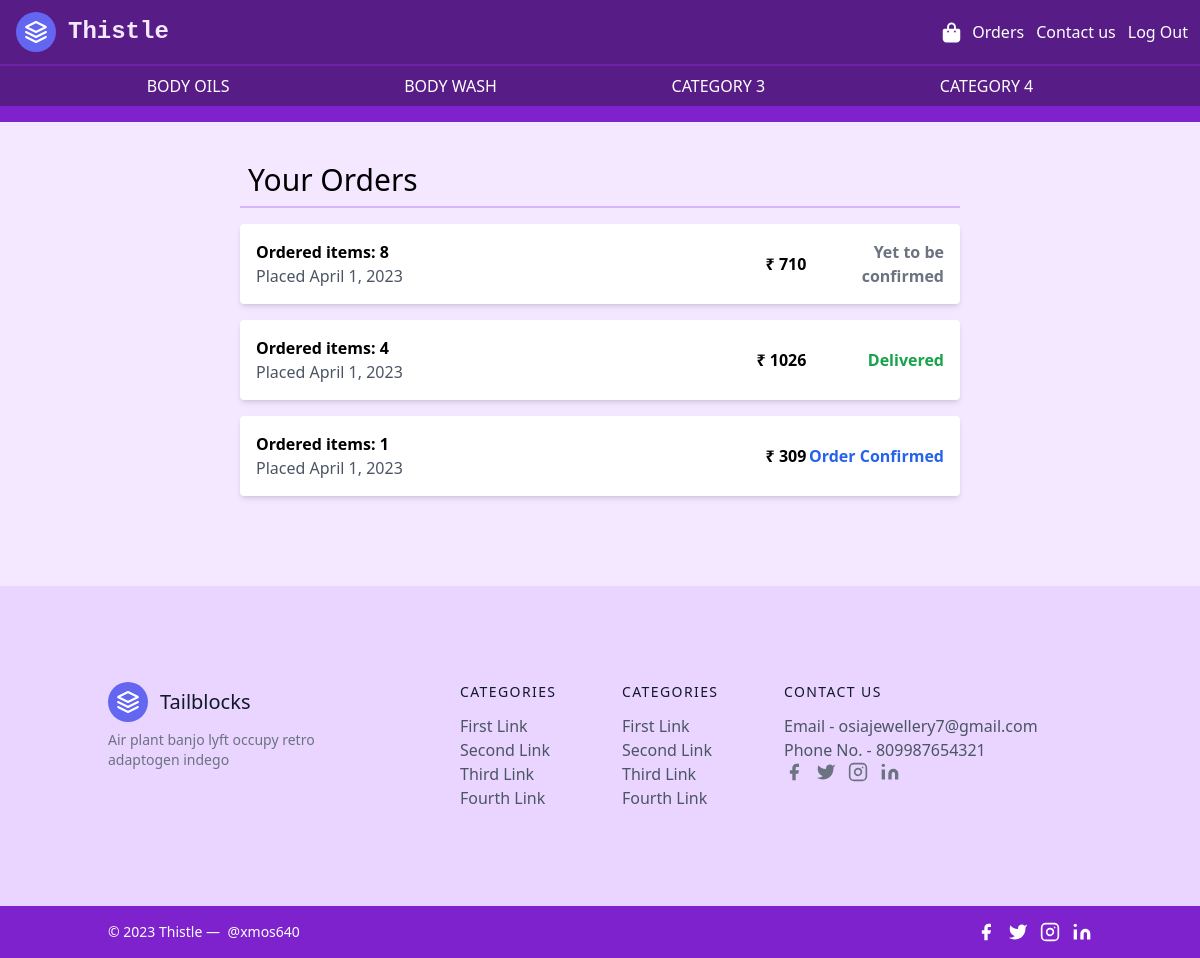
The page /orders/ (signed in) on the database as committed earlier.
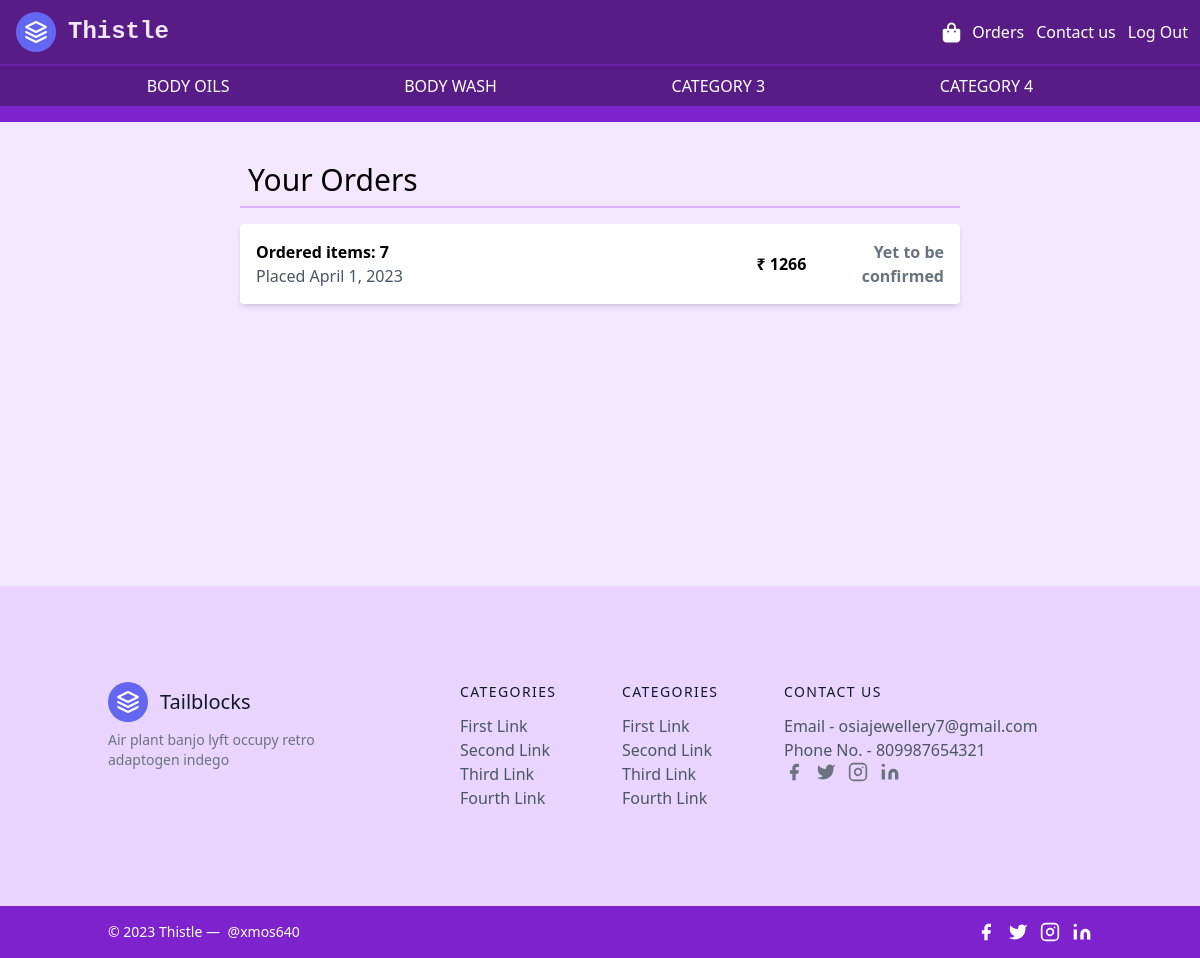
The same page on the database as committed later.
### main/models.py (models this page shows, shortened)
class Orders(models.Model):
    items_json = models.CharField(max_length=2000, default="")
    cart=models.CharField(max_length=5000,default="")
    number_of_items = models.IntegerField(default=0)
    amount = models.IntegerField(default=0)
    name = models.CharField(max_length=100 , default="")
    email = models.CharField(max_length=300, default="")
    Address = models.CharField(max_length=1000, default="")
    postal_code = models.CharField(max_length=20, default="")
    phone_number = models.CharField(max_length=20,default="")
    coupon_used = models.CharField(max_length=50,default="")
    instructions = models.CharField(max_length=2000,default="")
    city = models.CharField(max_length=200,default="")
    payment_ref =models.CharField(max_length=25,default='',primary_key=True)
    delivered = models.BooleanField(default=False)
    dispatched = models.BooleanField(default=False)
    payment_conf = models.BooleanField(default=False)
    timestamp= models.DateField(default=now)
    link = models.CharField(max_length=5000,default='nil')
    declined = models.BooleanField(default=False)
    delivery_date = models.DateField(default=now)

### main/views.py (the view, shortened to what this page needs)
# urls.py: path('orders/',views.orders,name='orders')
def orders(request):
    this_user = 0
    try:
        this_user = request.user.email
        orders = Orders.objects.filter(email = this_user).values()
        allOrders= [order for order in orders]
        allOrders=allOrders[::-1]
        print(allOrders,1)
        for i in allOrders:
            items = (json.loads(i['items_json']))
            i['items_json']=items.values()
        count = len(allOrders)
    except Exception as e:
        allOrders = False
        count = False
    params = {'allOrders':allOrders,'count':count,'announcement':announcement1}
    return render(request, 'orders.html', params)

### main/templates/orders.html (shortened to what this page needs)
{% extends 'basic.html' %}
  {% block body %}
  <main class="w-full min-h-[33vh] p-4 md:px-0 md:py-8" >
    <div class="md:w-3/5 mx-auto flex flex-col" style="min-height: 400px;">
      <h1 class="text-3xl border-b-2 mb-4 border-purple-300 p-2 " >Your Orders</h1>
  {% if allOrders %}
      {% for i in allOrders %}
      <div class="flex items-center bg-white rounded shadow-md mb-4 p-4">
        <div class="w-3/5">
          <a href="/orders/order-id:gikud781{{i.payment_ref}}"><h2 class="font-bold">Ordered items: {{i.number_of_items}}</a></h2>
          <p class="text-gray-600">Placed {{i.timestamp}}</p>
        </div>
        <div class="w-1/5 md:text-right">
          <p class="font-bold">&#8377 {{i.amount}}</p>
        </div>
        {% if i.declined == 1 %}
        <div class="w-1/5 md:text-right text-center">
          <p class="text-red-800 font-bold">Order Declined</p>
        </div>
        {% elif i.delivered == 1 %}
        <div class="w-1/5 md:text-right text-center">
            <p class="text-green-600 font-bold">Delivered</p>
          </div>
        {% elif i.dispatched == 1 %}
        <div class="w-1/5 md:text-right text-center">
            <p class="text-yellow-600 font-bold">On the way</p>
          </div>
        {% elif i.payment_conf == 1 %}
        <div class="w-1/5 md:text-right text-center">
            <p class="text-blue-600 font-bold ">Order Confirmed</p>
          </div>
        {% else %}
        <div class="w-1/5 md:text-right text-center">
            <p class="text-gray-500 font-bold">Yet to be confirmed</p>
          </div>
        {% endif %}
      </div>
      {% endfor %}
      {% else %}
      <h3 class="mb-8 text-2xl p-5 text-gray-500 font-bold">There are no orders placed by you as of now, please head to <a href="/cart" class="text-blue-400">your cart</a> or <a href="/" class="text-blue-400">continue shopping</a></h3>
  {% endif %}
    </div>
  </main>
  {% endblock %}

### main/templates/basic.html (shortened to what this page needs)
<!DOCTYPE html>
<!DOCTYPE html>
<html lang="en">
    {% load static %}
    {% load socialaccount %}
<head>
    <link rel="stylesheet" href="https://cdnjs.cloudflare.com/ajax/libs/font-awesome/6.1.1/css/all.min.css" />
    <script src="https://cdn.tailwindcss.com"></script>
</head>
<body class="bg-purple-100 ">
 <header class="text-white  body-font ">
        <div class="w-full bg-purple-900 flex flex-wrap flex-col md:flex-row items-center border-b-2 border-purple-800">
         <div class=" w-full p-3 flex flex-nowrap ">
          <a class="flex title-font font-medium items-center text-purple-100 ml-1 md:mb-0" href="/">
            <svg xmlns="http://www.w3.org/2000/svg" fill="none" stroke="currentColor" stroke-linecap="round" stroke-linejoin="round" stroke-width="2" class="w-10 h-10 text-white p-2 bg-indigo-500 rounded-full" viewBox="0 0 24 24">
              <path d="M12 2L2 7l10 5 10-5-10-5zM2 17l10 5 10-5M2 12l10 5 10-5"></path>
            </svg>
            <span class="ml-3 text-2xl font-bold font-mono">Thistle</span>
          </a>
          <div class="ml-auto flex items-center ">
          <a href="/cart"><button class=" border-0  px-3 focus:outline-none hover:scale-110 rounded text-base md:mt-0 text-white transition ease-out delay-150 duration-500"><i class="fa-solid fa-bag-shopping fa-lg"></i>
          </button></a>
          {% if user.is_authenticated%}
          <div class="flex md:flex-row flex-col gap-x-3 md:static absolute right-[-12px] bg-purple-900 md:p-0 p-4 md:border-none border-2 border-black top-[120%] options md:flex hidden gap-y-3">
            <div><a href="/orders" ><button class="hover:scale-110  transition ease-linear duration-300 ">Orders</button></a></div>
            <div><a href="/contact" ><button class="hover:scale-110 transition ease-linear duration-300" > Contact us</button></a></div>
            <div><a href="/logout"><button class="hover:scale-110 transition ease-linear duration-300"> Log Out </button></a></div>
          </div>
          {% endif %}
          </div>
         </div>
        </div>
        <nav class="md:ml-auto bg-purple-900 flex flex-wrap flex-row md:opacity-100  md:mt-0 nav text-base overflow-hidden items-center md:justify-evenly justify-center ">
          <a href='category/oil' class="md:mr-5 hover:scale-110 p-2 transition ease-out delay-150 duration-500"href="#">BODY OILS</a>
          <a href= 'category/wash' class="md:mr-5 hover:scale-110 p-2 transition ease-out delay-150 duration-500"href="#">BODY WASH</a>
          <a href= 'category/category3' class="md:mr-5 hover:scale-110 p-2 transition ease-out delay-150 duration-500"href="#">CATEGORY 3</a>
          <a href= 'category/category4' class="md:mr-5 hover:scale-110 p-2 transition ease-out delay-150 duration-500"href="#">CATEGORY 4</a>
        </nav>
        <div class="bg-purple-700 text-center p-2 w-full uppercase font-bold "></div>
      </header>
      {% block body %}
      {% endblock %}
     <footer class="text-gray-600 bg-purple-200 body-font">
        <div class="container px-5 py-24 mx-auto flex md:items-center lg:items-start md:flex-row md:flex-nowrap flex-wrap flex-col">
          <div class="w-64 flex-shrink-0 md:mx-0 mx-auto text-center md:text-left">
            <a class="flex title-font font-medium items-center md:justify-start justify-center text-gray-900">
              <svg xmlns="http://www.w3.org/2000/svg" fill="none" stroke="currentColor" stroke-linecap="round" stroke-linejoin="round" stroke-width="2" class="w-10 h-10 text-white p-2 bg-indigo-500 rounded-full" viewBox="0 0 24 24">
                <path d="M12 2L2 7l10 5 10-5-10-5zM2 17l10 5 10-5M2 12l10 5 10-5"></path>
              </svg>
              <span class="ml-3 text-xl">Tailblocks</span>
            </a>
            <p class="mt-2 text-sm text-gray-500">Air plant banjo lyft occupy retro adaptogen indego</p>
          </div>
          <div class="flex-grow flex flex-wrap md:pl-20 -mb-10 md:mt-0 mt-10 md:text-left text-center">
            <div class="lg:w-1/4 md:w-1/2 w-full px-4">
              <h2 class="title-font font-medium text-gray-900 tracking-widest text-sm mb-3">CATEGORIES</h2>
              <nav class="list-none mb-10">
                <li>
                  <a class="text-gray-600 hover:text-gray-800">First Link</a>
                </li>
                <li>
                  <a class="text-gray-600 hover:text-gray-800">Second Link</a>
                </li>
                <li>
                  <a class="text-gray-600 hover:text-gray-800">Third Link</a>
                </li>
                <li>
                  <a class="text-gray-600 hover:text-gray-800">Fourth Link</a>
                </li>
              </nav>
            </div>
            <div class="lg:w-1/4 md:w-1/2 w-full px-4">
              <h2 class="title-font font-medium text-gray-900 tracking-widest text-sm mb-3">CATEGORIES</h2>
              <nav class="list-none mb-10">
                <li>
                  <a class="text-gray-600 hover:text-gray-800">First Link</a>
                </li>
                <li>
                  <a class="text-gray-600 hover:text-gray-800">Second Link</a>
                </li>
                <li>
                  <a class="text-gray-600 hover:text-gray-800">Third Link</a>
                </li>
                <li>
                  <a class="text-gray-600 hover:text-gray-800">Fourth Link</a>
                </li>
              </nav>
            </div>
            <div class="lg:w-2/4 md:w-1/2 w-full px-4">
              <h2 class="title-font font-medium text-gray-900 tracking-widest text-sm mb-3">CONTACT US</h2>
              <nav class="list-none mb-10">
                <li>
                  Email - osiajewellery7@gmail.com
                </li>
                <li>
                  Phone No. - 809987654321
                </li>
                <li>
                  <span class="inline-flex sm:ml-auto sm:mt-0 mt-2 justify-center sm:justify-start">
                    <a class="text-gray-500">
                      <svg fill="currentColor" stroke-linecap="round" stroke-linejoin="round" stroke-width="2" class="w-5 h-5" viewBox="0 0 24 24">
                        <path d="M18 2h-3a5 5 0 00-5 5v3H7v4h3v8h4v-8h3l1-4h-4V7a1 1 0 011-1h3z"></path>
                      </svg>
                    </a>
                    <a class="ml-3 text-gray-500">
                      <svg fill="currentColor" stroke-linecap="round" stroke-linejoin="round" stroke-width="2" class="w-5 h-5" viewBox="0 0 24 24">
                        <path d="M23 3a10.9 10.9 0 01-3.14 1.53 4.48 4.48 0 00-7.86 3v1A10.66 10.66 0 013 4s-4 9 5 13a11.64 11.64 0 01-7 2c9 5 20 0 20-11.5a4.5 4.5 0 00-.08-.83A7.72 7.72 0 0023 3z"></path>
                      </svg>
                    </a>
                    <a class="ml-3 text-gray-500">
                      <svg fill="none" stroke="currentColor" stroke-linecap="round" stroke-linejoin="round" stroke-width="2" class="w-5 h-5" viewBox="0 0 24 24">
                        <rect width="20" height="20" x="2" y="2" rx="5" ry="5"></rect>
                        <path d="M16 11.37A4 4 0 1112.63 8 4 4 0 0116 11.37zm1.5-4.87h.01"></path>
                      </svg>
                    </a>
                    <a class="ml-3 text-gray-500">
                      <svg fill="currentColor" stroke="currentColor" stroke-linecap="round" stroke-linejoin="round" stroke-width="0" class="w-5 h-5" viewBox="0 0 24 24">
                        <path stroke="none" d="M16 8a6 6 0 016 6v7h-4v-7a2 2 0 00-2-2 2 2 0 00-2 2v7h-4v-7a6 6 0 016-6zM2 9h4v12H2z"></path>
                        <circle cx="4" cy="4" r="2" stroke="none"></circle>
                      </svg>
                    </a>
                  </span>
                </li>
              </nav>
            </div>
          </div>
        </div>
        <div class="bg-purple-700">
          <div class="container mx-auto py-4 px-5 flex flex-wrap flex-col sm:flex-row">
            <p class="text-white text-sm text-center sm:text-left">© 2023 Thistle —
              <a href="https://twitter.com/640Xmos" rel="noopener noreferrer" class="text-white ml-1" target="_blank">@xmos640</a>
            </p>
            <span class="inline-flex sm:ml-auto sm:mt-0 mt-2 justify-center sm:justify-start">
              <a class="text-white">
                <svg fill="currentColor" stroke-linecap="round" stroke-linejoin="round" stroke-width="2" class="w-5 h-5" viewBox="0 0 24 24">
                  <path d="M18 2h-3a5 5 0 00-5 5v3H7v4h3v8h4v-8h3l1-4h-4V7a1 1 0 011-1h3z"></path>
                </svg>
              </a>
              <a class="ml-3 text-white">
                <svg fill="currentColor" stroke-linecap="round" stroke-linejoin="round" stroke-width="2" class="w-5 h-5" viewBox="0 0 24 24">
                  <path d="M23 3a10.9 10.9 0 01-3.14 1.53 4.48 4.48 0 00-7.86 3v1A10.66 10.66 0 013 4s-4 9 5 13a11.64 11.64 0 01-7 2c9 5 20 0 20-11.5a4.5 4.5 0 00-.08-.83A7.72 7.72 0 0023 3z"></path>
                </svg>
              </a>
              <a class="ml-3 text-white">
                <svg fill="none" stroke="currentColor" stroke-linecap="round" stroke-linejoin="round" stroke-width="2" class="w-5 h-5" viewBox="0 0 24 24">
                  <rect width="20" height="20" x="2" y="2" rx="5" ry="5"></rect>
                  <path d="M16 11.37A4 4 0 1112.63 8 4 4 0 0116 11.37zm1.5-4.87h.01"></path>
                </svg>
              </a>
              <a class="ml-3 text-white">
                <svg fill="currentColor" stroke="currentColor" stroke-linecap="round" stroke-linejoin="round" stroke-width="0" class="w-5 h-5" viewBox="0 0 24 24">
                  <path stroke="none" d="M16 8a6 6 0 016 6v7h-4v-7a2 2 0 00-2-2 2 2 0 00-2 2v7h-4v-7a6 6 0 016-6zM2 9h4v12H2z"></path>
                  <circle cx="4" cy="4" r="2" stroke="none"></circle>
                </svg>
              </a>
            </span>
          </div>
        </div>
      </footer>
</body>

Rows that differ between the two databases and show on the page:
removed Orders: number_of_items "8", timestamp "April 1, 2023", amount "710", declined "Yet to be confirmed"
removed Orders: number_of_items "4", timestamp "April 1, 2023", amount "1026", declined "Delivered"
removed Orders: number_of_items "1", timestamp "April 1, 2023", amount "309", declined "Order Confirmed"
added Orders: number_of_items "7", timestamp "April 1, 2023", amount "1266", declined "Yet to be confirmed"
